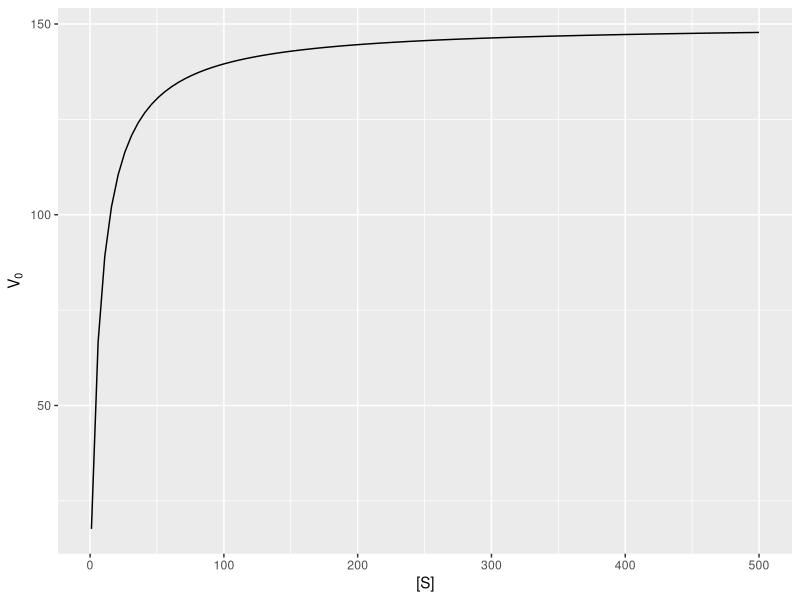
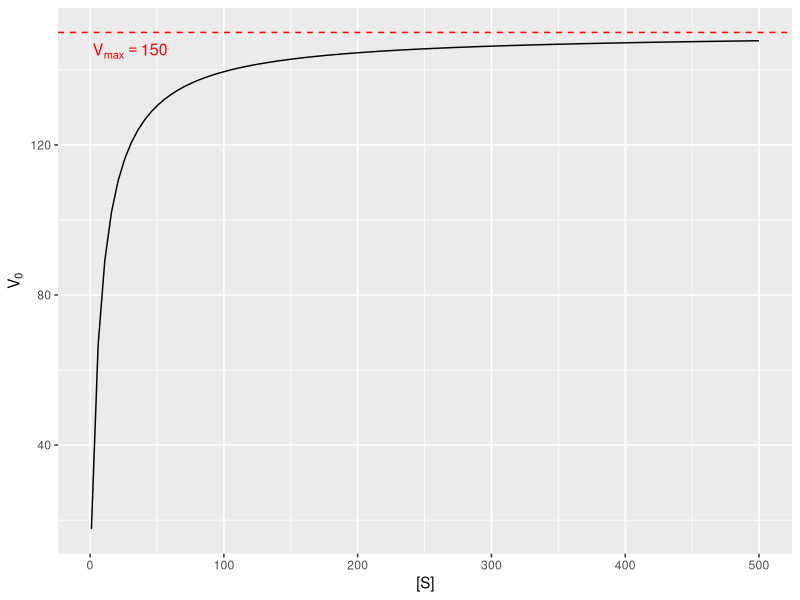

Write R code to recreate these figures, in order.
## ---- chunk 1
library(ggplot2)
## ---- chunk 2
km <- (600 + 150)/100
km
## ---- chunk 3
s <- seq(1, 500, by = 1)
head(s)
## ---- chunk 4
et <- 1
k3 <- 150
## ---- chunk 5
calc.v0 <- function(s, et=et, k3=k3, km=km){
  v0 <- (k3*et*s)/(km + s)
  return(v0)
}
## ---- chunk 6
g <- ggplot(data = data.frame("s" = s), aes(x = s)) + 
  stat_function(fun = calc.v0, args = list("et" = et, "k3" = k3, "km"= km)) + 
  xlab(label =  "[S]") +
  ylab(label = expression(V[0]))
g
## ---- chunk 7
vm <- k3*et
vm
## ---- chunk 8
g + geom_hline(yintercept = 150, linetype = "dashed", colour = "red") +
  annotate(geom = "text", x = 30, y = 145, label = "V[max] == 150" ,parse = TRUE, size = 4, colour = "red")
